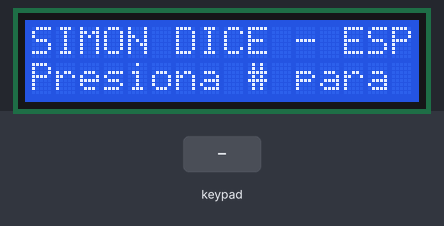
The sketch below on a simulated ESP32. On the bench: 16×2 character LCD. Inputs (shaded band) come from the test bench. Random numbers use the default seed unless the sketch sets one; what the sketch prints to the serial monitor is not drawn.

Above: at 0.9 s.
1.0 s: key '#' pressed
At 3.7 s:
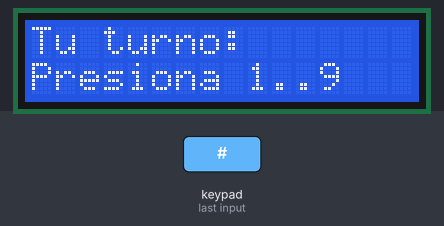
4.0 s: keypad keys 2 7 1 4 1 2 1 3 # pressed 0.4 s apart
At 7.8 s:
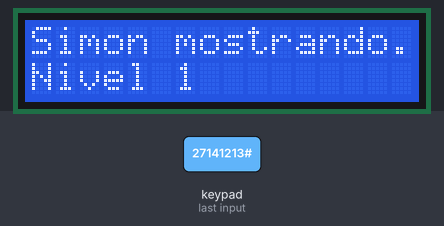
9.1 s: keypad keys 1 3 9 7 2 2 2 2 pressed 0.4 s apart
At 10.3 s:
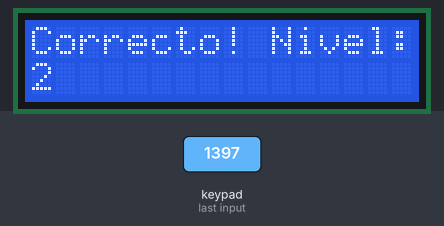
Timing chart, 0 to 12.1 s (numbered marks = the images above; inputs shaded):
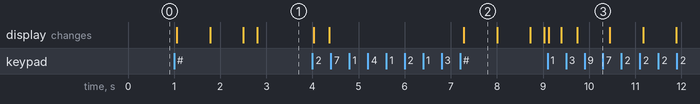

Measured:
- after the input at 1.0 s, the display: first changes after 0.06 s (image 1 shows a later state)
- what the display in image 2 shows lasts 0.7 s, from 7.3 s to 8.0 s

The sketch:

Actividad_04_Examen_01.ino
```cpp
// Código Simon Dice con niveles infinitos y comentarios añadidos
// Versión mejorada: niveles infinitos usando std::vector y comentarios detallados

#include <Keypad.h>
#include <Wire.h>
#include <LiquidCrystal_I2C.h>
#include <vector>

#if CONFIG_FREERTOS_UNICORE
  static const BaseType_t app_cpu = 0;
#else
  static const BaseType_t app_cpu = 1;
#endif

// -------------------- CONFIGURACIÓN HW --------------------
// I2C para LCD (SDA = GPIO21, SCL = GPIO22 si aplican)
LiquidCrystal_I2C lcd(0x27, 16, 2); // Cambia a 0x3F si tu módulo usa esa dirección

// Pines del teclado matricial 4x4
const byte ROWS = 4;
const byte COLS = 4;
byte rowPins[ROWS] = {27, 14, 12, 13}; // filas - ajústalas si cambias cableado
byte colPins[COLS] = {26, 25, 33, 32}; // columnas - ajústalas si cambias cableado

char keys[ROWS][COLS] = {
  {'1','2','3','A'},
  {'4','5','6','B'},
  {'7','8','9','C'},
  {'*','0','#','D'}
};

Keypad keypad = Keypad(makeKeymap(keys), rowPins, colPins, ROWS, COLS);

// -------------------- PARÁMETROS DEL JUEGO --------------------
// Ya NO hay MAX_LEVELS: el juego crecerá indefinidamente (niveles "infinitos").
std::vector<int> sequenceVec; // guarda la secuencia dinámica (valores 1..9)
int level = 0;                 // nivel actual (1..n)
volatile bool gameActive = false;
volatile bool requestReset = false; // bandera para reinicio solicitado por el usuario

// Tiempos (en ms)
const unsigned long SHOW_DELAY = 700;     // tiempo que se muestra cada número de Simon
const unsigned long BETWEEN_DELAY = 250;  // tiempo entre números cuando Simon muestra
const unsigned long INPUT_TIMEOUT = 6000; // tiempo máximo para que el jugador ingrese cada número

// FreeRTOS semáforos (binary semaphores)
SemaphoreHandle_t semSimonTurn;
SemaphoreHandle_t semPlayerTurn;

// Handles de tareas
TaskHandle_t taskSimonHandle = NULL;
TaskHandle_t taskPlayerHandle = NULL;

// -------------------- PROTOTIPOS --------------------
void taskSimon(void *pvParameters);
void taskPlayer(void *pvParameters);
void startNewGame();
int random1to9();
void showCentered(const char *line1, const char *line2 = NULL);
void showNumberOnLCD(int num);
int mapKeyToNumber(char k);
void doResetRequested();

// -------------------- SETUP --------------------
void setup() {
  Serial.begin(115200);
  lcd.init();
  lcd.backlight();

  // Seed aleatoria usando un pin ADC no conectado (mejor semilla que constante)
  randomSeed(analogRead(34));

  // Crear semáforos binarios
  semSimonTurn = xSemaphoreCreateBinary();
  semPlayerTurn = xSemaphoreCreateBinary();

  if (semSimonTurn == NULL || semPlayerTurn == NULL) {
    Serial.println("Error creando semaforos");
    while (1) delay(1000);
  }

  // Crear las tareas y fijarlas al mismo core definido por app_cpu
  xTaskCreatePinnedToCore(taskSimon,  "TaskSimon",  4096, NULL, 2, &taskSimonHandle, app_cpu);
  xTaskCreatePinnedToCore(taskPlayer, "TaskPlayer", 4096, NULL, 1, &taskPlayerHandle, app_cpu);

  // Mensaje de bienvenida indicando cómo iniciar
  showCentered("SIMON DICE - ESP32", "Presiona # para INI");
  Serial.println("Esperando que el usuario presione # para iniciar...");

  // Esperar a que el usuario presione '#' para arrancar (bloqueo en setup, está bien)
  while (true) {
    char k = keypad.getKey();
    if (k == '#') {
      startNewGame();
      xSemaphoreGive(semSimonTurn); // dar turno a Simon para comenzar
      break;
    }
    vTaskDelay(50 / portTICK_PERIOD_MS);
  }
}

// loop vacío: toda la lógica corre en tareas FreeRTOS
void loop() {
  vTaskDelay(1000 / portTICK_PERIOD_MS);
}

// -------------------- FUNCIONES AUXILIARES --------------------
// Inicia un nuevo juego: limpia la secuencia y genera el primer elemento
void startNewGame() {
  sequenceVec.clear();        // limpiar secuencia previa
  sequenceVec.push_back(random1to9()); // primer número aleatorio
  level = 1;
  gameActive = true;
  requestReset = false;

  lcd.clear();
  lcd.setCursor(0,0);
  lcd.print("Nivel 1");
  lcd.setCursor(0,1);
  lcd.print("Buena suerte!");
  Serial.println("Nuevo juego iniciado.");
}

// Genera un número aleatorio entre 1 y 9 (inclusive)
int random1to9() {
  return random(1, 10); // random(a,b) devuelve [a, b-1] en Arduino
}

// Muestra dos líneas centradas en la LCD (la segunda es opcional)
void showCentered(const char *line1, const char *line2) {
  lcd.clear();
  int len1 = strlen(line1);
  int pos1 = max(0, (16 - len1) / 2);
  lcd.setCursor(pos1, 0);
  lcd.print(line1);
  if (line2 != NULL) {
    int len2 = strlen(line2);
    int pos2 = max(0, (16 - len2) / 2);
    lcd.setCursor(pos2, 1);
    lcd.print(line2);
  }
}

// Muestra un número grande en la LCD para que Simon "diga" el número
void showNumberOnLCD(int num) {
  char buf[17];
  snprintf(buf, sizeof(buf), "  >>  %d  <<   ", num);
  lcd.clear();
  lcd.setCursor(0,0);
  lcd.print("Simon dice:");
  lcd.setCursor(0,1);
  lcd.print(buf);
}

// Mapea teclas '1'..'9' a números 1..9, devuelve 0 si no es relevante
int mapKeyToNumber(char k) {
  if (k >= '1' && k <= '9') return k - '0';
  return 0;
}

// Realiza el reinicio solicitado: muestra mensaje y espera '#'
void doResetRequested() {
  gameActive = false;
  sequenceVec.clear();
  level = 0;
  requestReset = false;
  showCentered("Reiniciando...", "Presiona # para INI");
  Serial.println("Juego reiniciado por usuario. Esperando #...");

  while (true) {
    char k = keypad.getKey();
    if (k == '#') {
      startNewGame();
      xSemaphoreGive(semSimonTurn);
      break;
    }
    vTaskDelay(50 / portTICK_PERIOD_MS);
  }
}

// -------------------- TAREA SIMON --------------------
// Muestra la secuencia actual en pantalla y luego da el turno al jugador
void taskSimon(void *pvParameters) {
  (void) pvParameters;
  for (;;) {
    if (xSemaphoreTake(semSimonTurn, portMAX_DELAY) == pdTRUE) {
      if (requestReset) {
        doResetRequested();
        continue;
      }
      if (!gameActive) continue; // si no hay juego activo, esperar

      // Mostrar mensaje con el nivel actual (sin tope máximo)
      char line2[17];
      snprintf(line2, sizeof(line2), "Nivel %d", level);
      lcd.clear();
      lcd.setCursor(0,0);
      lcd.print("Simon mostrando...");
      lcd.setCursor(0,1);
      lcd.print(line2);
      vTaskDelay(700 / portTICK_PERIOD_MS);

      // Mostrar cada número de la secuencia
      for (size_t i = 0; i < sequenceVec.size(); i++) {
        if (requestReset) break;
        int n = sequenceVec[i];
        showNumberOnLCD(n);
        vTaskDelay(SHOW_DELAY / portTICK_PERIOD_MS);
        // borrar la línea de número y esperar un poco antes del siguiente
        lcd.setCursor(0,1);
        lcd.print("                ");
        vTaskDelay(BETWEEN_DELAY / portTICK_PERIOD_MS);
      }

      if (!requestReset) {
        // Indicar que es turno del jugador
        lcd.clear();
        lcd.setCursor(0,0);
        lcd.print("Tu turno:");
        lcd.setCursor(0,1);
        lcd.print("Presiona 1..9");
        xSemaphoreGive(semPlayerTurn);
      } else {
        doResetRequested();
      }
    }
  }
}

// -------------------- TAREA PLAYER --------------------
// Lee las entradas del jugador y compara con la secuencia
void taskPlayer(void *pvParameters) {
  (void) pvParameters;
  for (;;) {
    if (xSemaphoreTake(semPlayerTurn, portMAX_DELAY) == pdTRUE) {
      if (requestReset) {
        doResetRequested();
        continue;
      }
      if (!gameActive) continue;

      bool ok = true; // bandera que mantendrá si el jugador sigue correcto

      // Para cada elemento en la secuencia, esperar la entrada del jugador
      for (size_t i = 0; i < sequenceVec.size(); i++) {
        unsigned long start = millis();
        bool got = false;
        int playerNum = 0;

        // Esperar la tecla hasta INPUT_TIMEOUT
        while ((millis() - start) < INPUT_TIMEOUT) {
          char k = keypad.getKey();
          if (k != NO_KEY) {
            if (k == '#') {
              // si el jugador presiona '#', solicita reinicio
              requestReset = true;
              ok = false;
              got = false;
              break;
            }
            int mapped = mapKeyToNumber(k);
            if (mapped != 0) {
              playerNum = mapped;
              got = true;
              break;
            }
          }
          vTaskDelay(10 / portTICK_PERIOD_MS);
        }

        if (requestReset) break;

        if (!got) {
          // Timeout: jugador no respondió a tiempo
          lcd.clear();
          lcd.setCursor(0,0);
          lcd.print("Tiempo agotado");
          lcd.setCursor(0,1);
          lcd.print("Fin. Nivel:");
          lcd.print(level);
          Serial.println("Timeout. Juego terminado.");
          ok = false;
          break;
        }

        // Mostrar lo que el jugador pulsó
        lcd.clear();
        lcd.setCursor(0,0);
        lcd.print("Tu presionaste:");
        lcd.setCursor(0,1);
        lcd.print(" -> ");
        lcd.print(playerNum);
        vTaskDelay(250 / portTICK_PERIOD_MS);

        // Comparar con el valor esperado en la secuencia
        if (playerNum != sequenceVec[i]) {
          lcd.clear();
          lcd.setCursor(0,0);
          lcd.print("INCORRECTO!");
          lcd.setCursor(0,1);
          lcd.print("Nivel: ");
          lcd.print(level);
          Serial.printf("Fallaste en pos %d: esperado %d, presionaste %d", (int)i, sequenceVec[i], playerNum);
          ok = false;
          break;
        } else {
          // Correcto: feedback breve
          lcd.clear();
          lcd.setCursor(0,0);
          lcd.print("Correcto!");
          char buf[16];
          snprintf(buf, sizeof(buf), "Paso %d/%d", (int)(i+1), (int)sequenceVec.size());
          lcd.setCursor(0,1);
          lcd.print(buf);
          vTaskDelay(300 / portTICK_PERIOD_MS);
        }
      }

      if (requestReset) {
        doResetRequested();
        continue;
      }

      if (ok) {
        // Si pasó por toda la secuencia correctamente, agregar un nuevo número y subir de nivel
        level++;
        sequenceVec.push_back(random1to9()); // agregar siguiente número aleatorio

        lcd.clear();
        lcd.setCursor(0,0);
        lcd.print("Correcto! Nivel:");
        lcd.setCursor(0,1);
        lcd.print(level);
        vTaskDelay(700 / portTICK_PERIOD_MS);

        // Devolver turno a Simon para mostrar la secuencia ampliada
        xSemaphoreGive(semSimonTurn);
      } else {
        // Game over: mostrar mensaje y reiniciar (sin guardar high score porque elegiste B)
        lcd.clear();
        lcd.setCursor(0,0);
        lcd.print("GAME OVER");
        lcd.setCursor(0,1);
        lcd.print("Nivel alcanzado:");
        lcd.print(level);
        Serial.printf("Game over. Nivel alcanzado: %d", level);
        gameActive = false;
        doResetRequested();
      }
    }
  }
}

// Fin del sketch
```
